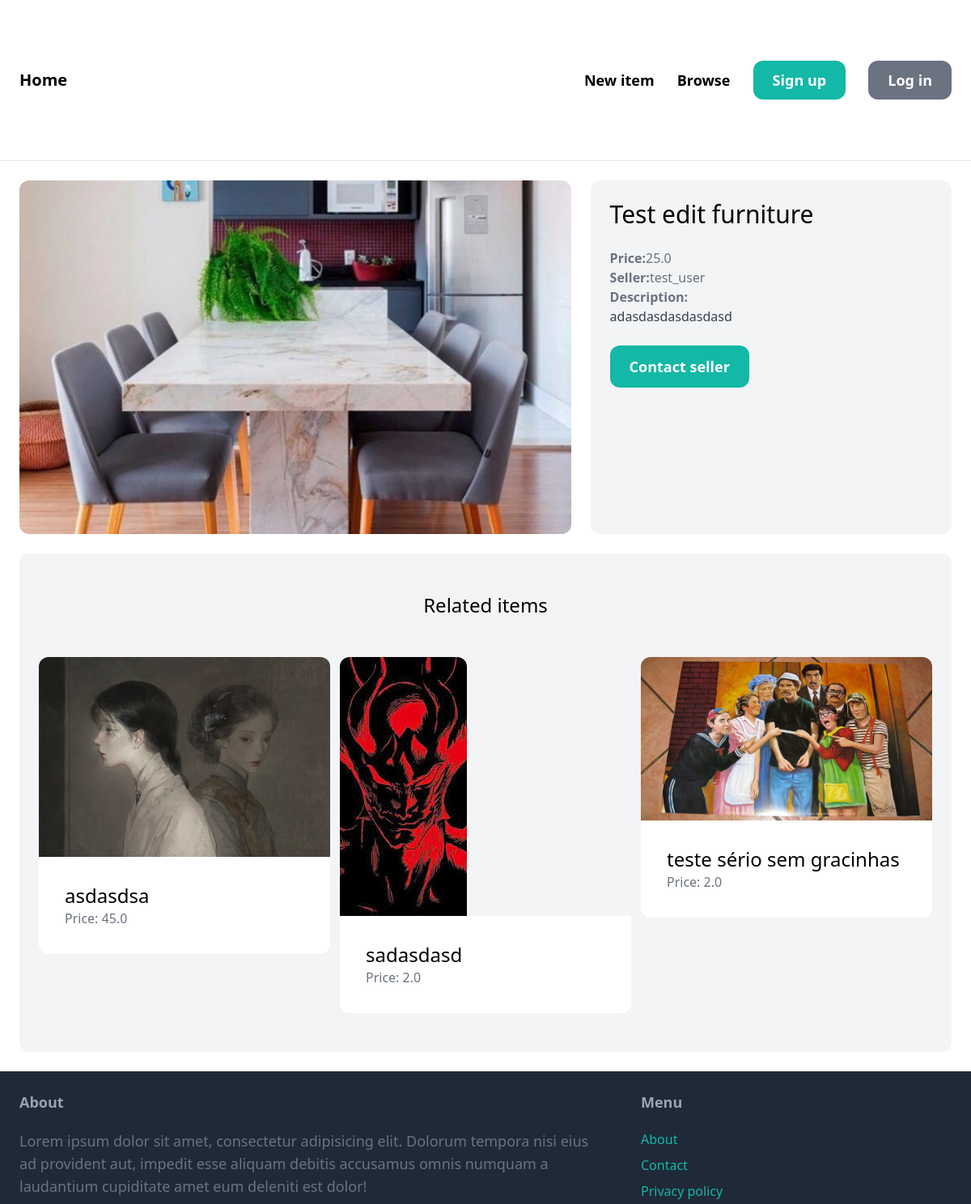
/items/3/ (upper part), run on an earlier commit of the app's database.
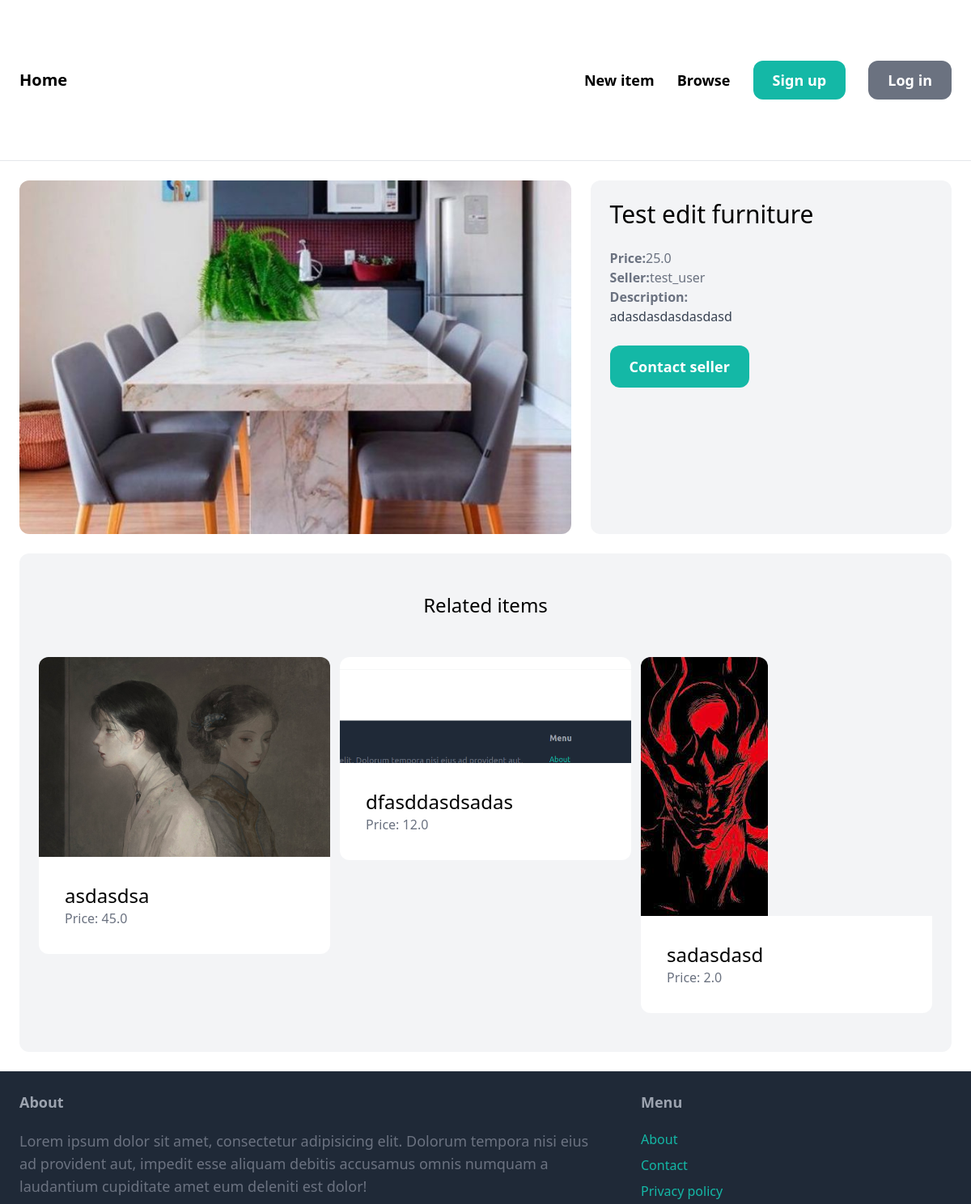
And on a later commit of the database.
### apps/item/models.py (models this page shows, shortened)
class Item(models.Model):
    category = models.ForeignKey(Category, related_name='items', on_delete=models.CASCADE)
    name = models.CharField(max_length=255)
    description = models.TextField(blank=True, null=True)
    price = models.FloatField()
    image = models.ImageField(upload_to='item_images', blank=True, null=True)
    is_sold = models.BooleanField(default=False)
    created_by = models.ForeignKey(User, related_name='items', on_delete=models.CASCADE)
    created_at = models.DateTimeField(auto_now_add=True)
    class Meta:
        ordering = ('name',)

### apps/item/views.py (the view)
# urls.py: path('<int:pk>/', views.detail, name='detail'),
def detail(request, pk):
    item = get_object_or_404(Item, pk=pk)
    related_items = Item.objects.filter(category=item.category, is_sold=False).exclude(pk=pk)[0:3]
    return render(request, 'item/detail.html',
        {
        'item': item,
        'related_items': related_items
        }
    )

### templates/item/detail.html (shortened to what this page needs)
{% extends 'core/base.html' %}
{% block content %}
<div class="grid grid-cols-5 gap-6">
    <div class="col-span-3">
        <img src="{{ item.image.url }}" class="rounded-xl">
    </div>
    <div class="col-span-2 p-6 bg-gray-100 rounded-xl">
        <h1 class="mb-6 text-3xl">{{ item.name }}</h1>
        <p class="text-gray-500"><strong>Price:</strong>{{ item.price }}</p>
        <p class="text-gray-500"><strong>Seller:</strong>{{ item.created_by.username }}</p>
        {% if item.description %}
            <p class="text-gray-700">
                <strong class="text-gray-500">Description:</strong> </br>
                {{ item.description }}
            </p>
        {% endif %}
        {% if request.user == item.created_by  %}
            <div class="mt-6 p-6 bg-white rounded-xl">
                <p>This is your item!</p>
                <a class="inline-block mt-6 px-6 py-3 text-lg font-semibold bg-teal-500 text-white rounded-xl" href="{% url 'apps.item:edit' item.id %}">Edit</a>
                <a class="inline-block mt-6 px-6 py-3 text-lg font-semibold bg-red-500 text-white rounded-xl" href="{% url 'apps.item:delete' item.id %}">Delete</a>
            </div>
        {% else %}
            <a href="{% url 'apps.conversation:new' item.id %}" class="inline-block mt-6 px-6 py-3 text-lg font-semibold bg-teal-500 text-white rounded-xl hover:bg-teal-700">Contact seller</a>
        {% endif %}
    </div>
</div>
<div class="mt-6 px-6 py-12 bg-gray-100 rounded-xl">
    <h2 class="mb-12 text-2xl text-center">Related items</h2>
    <div class="grid grid-cols-3 gap-3">
        {% for item in related_items %}
            <div>
                <a href="{% url 'apps.item:detail' item.id %}">
                    <div>
                        <img src="{{ item.image.url }}" class="rounded-t-xl">
                    </div>
                    <div class="p-8 bg-white rounded-b-xl">
                        <h2 class="text-2xl">{{ item.name }}</h2>
                        <p class="text-gray-500">Price: {{ item.price }}</p>
                    </div>
                </a>
            </div>
        {% endfor %}
    </div>
</div>
{% endblock  %}

### templates/core/base.html (shortened to what this page needs)
<!DOCTYPE html>
<html lang="en">
    <head>
        <script src="https://cdn.tailwindcss.com"></script>
    </head>
    <body>
        <nav class="min-h-[10vh] py-6 px-6 flex justify-between items-center border-b border-gray-200">
            <a href="/" class="text-xl font-semibold">Home</a>
            <div class="space-x-6">
                <a href="{% url 'apps.item:new' %}" class="text-lg font-semibold hover:text-gray-500">New item</a>
                <a href="{% url 'apps.item:items' %}" class="text-lg font-semibold hover:text-gray-500">Browse</a>
                {% if request.user.is_authenticated %}
                    <a href="{% url 'apps.conversation:inbox' %}" class="px-6 py-3 text-lg font-semibold bg-teal-500 text-white rounded-xl hover:bg-teal-700">Inbox</a>
                    <a href="{% url 'apps.dashboard:index' %}" class="px-6 py-3 text-lg font-semibold bg-gray-500 text-white rounded-xl hover:bg-gray-700">Dashboard</a>
                    <a href="{% url 'apps.core:logout' %}" class="px-6 py-3 text-lg font-semibold bg-red-500 text-white rounded-xl hover:bg-red-700">Log out</a>
                {% else %}
                    <a href="{% url 'apps.core:signup' %}" class="px-6 py-3 text-lg font-semibold bg-teal-500 text-white rounded-xl hover:bg-teal-700">Sign up</a>
                    <a href="{% url 'apps.core:login' %}" class="px-6 py-3 text-lg font-semibold bg-gray-500 text-white rounded-xl hover:bg-gray-700">Log in</a>
                {% endif %}
            </div>
        </nav>
        <div class="px-6 py-6 min-h-[55vh]">
            {% block content %}{% endblock %}
        </div>
        <footer class="min-h-[35vh] py-6 px-6 flex justify-between bg-gray-800">
            <div class="w-2/3 pr-10">
                <h3 class="mb-5 text-lg font-semibold text-gray-400">About</h3>
                <p class="text-lg text-gray-500">Lorem ipsum dolor sit amet, consectetur adipisicing elit. Dolorum tempora nisi eius ad provident aut, impedit esse aliquam debitis accusamus omnis numquam a laudantium cupiditate amet eum deleniti est dolor!</p>
            </div>
            <div class="w-1/3">
                <h3 class="mb-5 text-lg font-semibold text-gray-400">Menu</h3>
                <ul class="space-y-2">
                    <li><a href="#" class="text-base text-teal-500 hover:text-teal-700">About</a></li>
                    <li><a href="{% url 'apps.core:contact' %}" class="text-base text-teal-500 hover:text-teal-700">Contact</a></li>
                    <li><a href="#" class="text-base text-teal-500 hover:text-teal-700">Privacy policy</a></li>
                </ul>
            </div>
        </footer>
    </body>
</html>

What changed in the data, as far as the page shows it:
no longer on this page (row unchanged): Item: image (picture), name "teste sério sem gracinhas", price "2.0"
added Item: image (picture), name "dfasddasdsadas", price "12.0"
